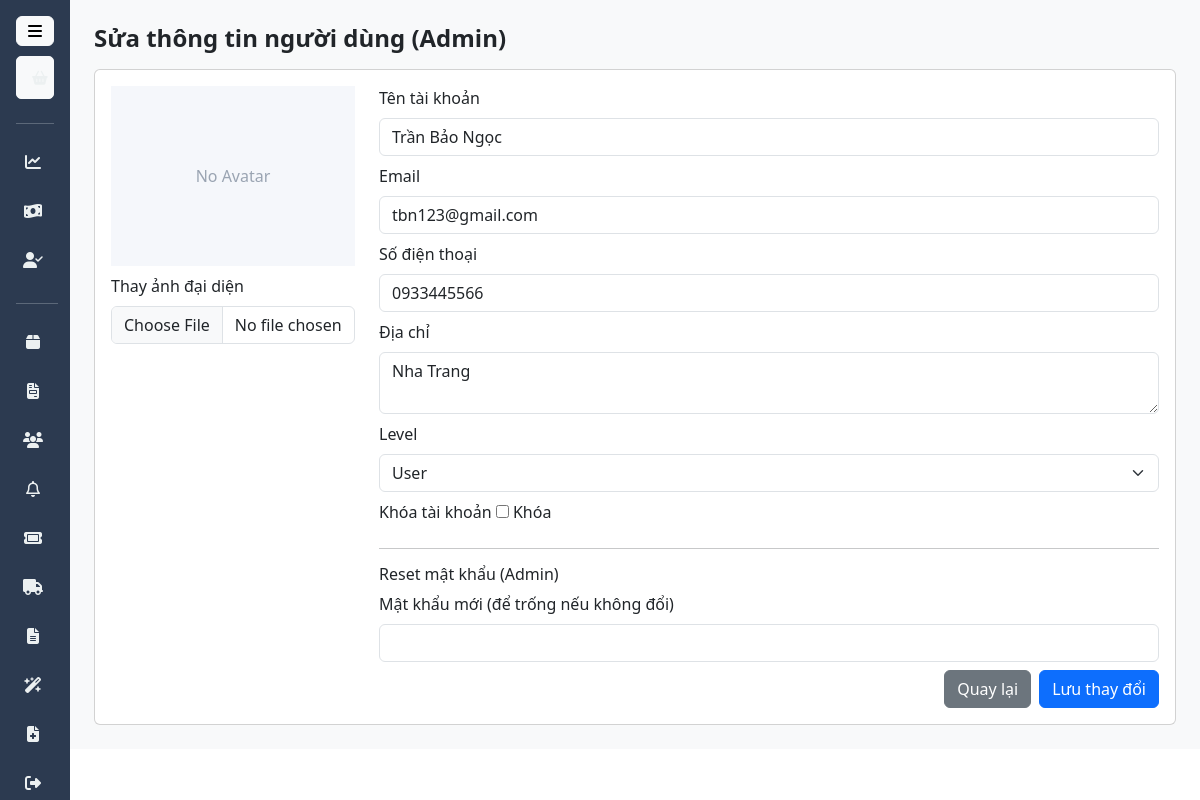
/admin/edit_user.php?id=6, run on the app's committed database.
### tables this page shows
CREATE TABLE IF NOT EXISTS `Account` (
  `LevelID` INT(1) NOT NULL DEFAULT 0,
  `MaTK` INT(6) ZEROFILL UNSIGNED NOT NULL AUTO_INCREMENT PRIMARY KEY,
  `TenTK` VARCHAR(100) NOT NULL,
  `Password` VARCHAR(255) NOT NULL,
  `Email` VARCHAR(100) UNIQUE NOT NULL,
  `SDT` VARCHAR(10) UNIQUE NOT NULL,
  `DiaChi` VARCHAR(100) NOT NULL,
  `MaLV` INT(1) NOT NULL DEFAULT 0
);

### model/m_account.php (called while the page is built, shortened)
<?php
class M_account extends M_database
{
    public function getAccount($maTK)
    {
        $conn = $this->getConnection();
        $stmt = $conn->prepare("SELECT * FROM account WHERE MaTK = ?");
        $stmt->bind_param("i", $maTK);
        $stmt->execute();
        return $stmt->get_result();
    }
}
?>

### admin/edit_user.php (the view, shortened to what this page needs)
<?php
require_once '../model/m_account.php';
$id = intval($_GET['id']);
$acc = new M_account();
$result = $acc->getAccount($id);
$user = $result->fetch_assoc();
$avatarSrc = '';
include "../template/sidebar.php";
?>
<div class="bg-light flex-fill">
    <div id="mainContent" class="p-4">
        <h4 class="fw-bold">Sửa thông tin người dùng (Admin)</h4>
        <div class="card card-body mt-3">
            <form action="../controller/c_khachhang.php" method="post" enctype="multipart/form-data">
                <div class="row">
                    <div class="col-md-3">
                        <?php if (!empty($avatarSrc)): ?>
                            <img src="<?= htmlspecialchars($avatarSrc) ?>" style="width:100%;object-fit:cover;border-radius:6px;">
                        <?php else: ?>
                            <div style="width:100%;height:180px;background:#f5f7fb;display:flex;align-items:center;justify-content:center;color:#9aa4b2;">No Avatar</div>
                        <?php endif; ?>
                        <label class="form-label mt-2">Thay ảnh đại diện</label>
                        <input type="file" name="Avatar" accept="image/*" class="form-control">
                    </div>
                    <div class="col-md-9">
                        <div class="mb-2">
                            <label class="form-label">Tên tài khoản</label>
                            <input class="form-control" name="TenTK" value="<?= htmlspecialchars($user['TenTK']) ?>">
                        </div>
                        <div class="mb-2">
                            <label class="form-label">Email</label>
                            <input class="form-control" name="Email" value="<?= htmlspecialchars($user['Email']) ?>">
                        </div>
                        <div class="mb-2">
                            <label class="form-label">Số điện thoại</label>
                            <input class="form-control" name="SDT" value="<?= htmlspecialchars($user['SDT']) ?>">
                        </div>
                        <div class="mb-2">
                            <label class="form-label">Địa chỉ</label>
                            <textarea class="form-control" name="DiaChi"><?= htmlspecialchars($user['DiaChi']) ?></textarea>
                        </div>
                        <div class="mb-2">
                            <label class="form-label">Level</label>
                            <select name="LevelID" class="form-select">
                                <option value="0" <?= ($user['LevelID']==0)?'selected':'' ?>>User</option>
                            </select>
                        </div>
                        <div class="mb-2">
                            <label class="form-label">Khóa tài khoản</label>
                            <input type="checkbox" name="Locked" value="1" <?= (isset($user['Locked']) && $user['Locked']==1)?'checked':'' ?> > Khóa
                        </div>
                        <hr>
                        <h6>Reset mật khẩu (Admin)</h6>
                        <div class="mb-2">
                            <label class="form-label">Mật khẩu mới (để trống nếu không đổi)</label>
                            <input class="form-control" name="NewPassword" type="password">
                        </div>
                        <div class="d-flex justify-content-end">
                            <a href="analystic_customer.php" class="btn btn-secondary me-2">Quay lại</a>
                            <button class="btn btn-primary" type="submit">Lưu thay đổi</button>
                        </div>
                    </div>
                </div>
            </form>
        </div>
    </div>
</div>

### template/sidebar.php (style rules this page uses)
html, body { height: 100%; font-family: 'Segoe UI', sans-serif; }
#mainContent { margin-left: 70px; }

### data on the page
account: TenTK "Trần Bảo Ngọc", Email "tbn123@gmail.com", SDT "0933445566", DiaChi "Nha Trang", LevelID "User"
